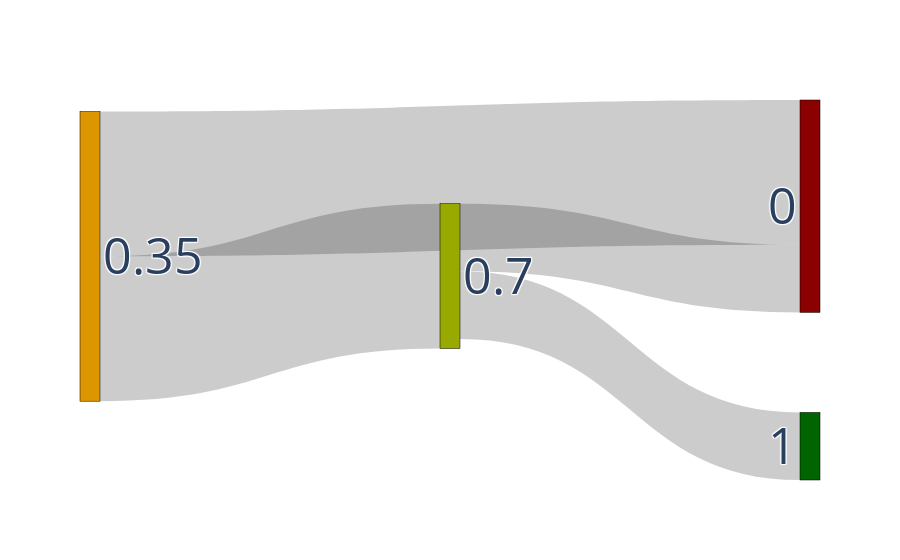

This figure's notebook cell:
### Code cell
import plotly.graph_objects as go
label = ["0.35", "0.7", "1", "0"]
fig = go.Figure(data=[go.Sankey(
    node = dict(
      pad = 100,
      thickness = 20,
      line = dict(color = "black", width = 0.5),
      label = label,
      color = [rgb2hex(cmap(float(s))) for s in label]#["#FFD700", "#80AA06", "#054907", "#9A0200"]
    ),
    link = dict(
      source = [0, 0, 1, 1], # indices correspond to labels, eg A1, A2, A1, B1, ...
      target = [3, 1, 3, 2],
      value = [22.5, 22.5, 10.5, 10.5] # for 100 assumed users
  ))])

#fig.update_layout(title_text="Basic Sankey Diagram", font_size=10)
fig.update_layout(
    font=dict(size = 50)
)
fig.write_image("out/sankey_example.png")
fig.show()

### Figure 1 — Plotly figure (JSON) as saved in the notebook; plotly's stock layout.template omitted (floating-point values rounded to 4 significant figures)
{"data": [{"link": {"source": [0, 0, 1, 1], "target": [3, 1, 3, 2], "value": [22.5, 22.5, 10.5, 10.5]}, "node": {"color": ["#dc9600", "#98a900", "#006400", "#8b0000"], "label": ["0.35", "0.7", "1", "0"], "line": {"color": "black", "width": 0.5}, "pad": 100, "thickness": 20}, "type": "sankey"}], "layout": {"font": {"size": 50}}}
